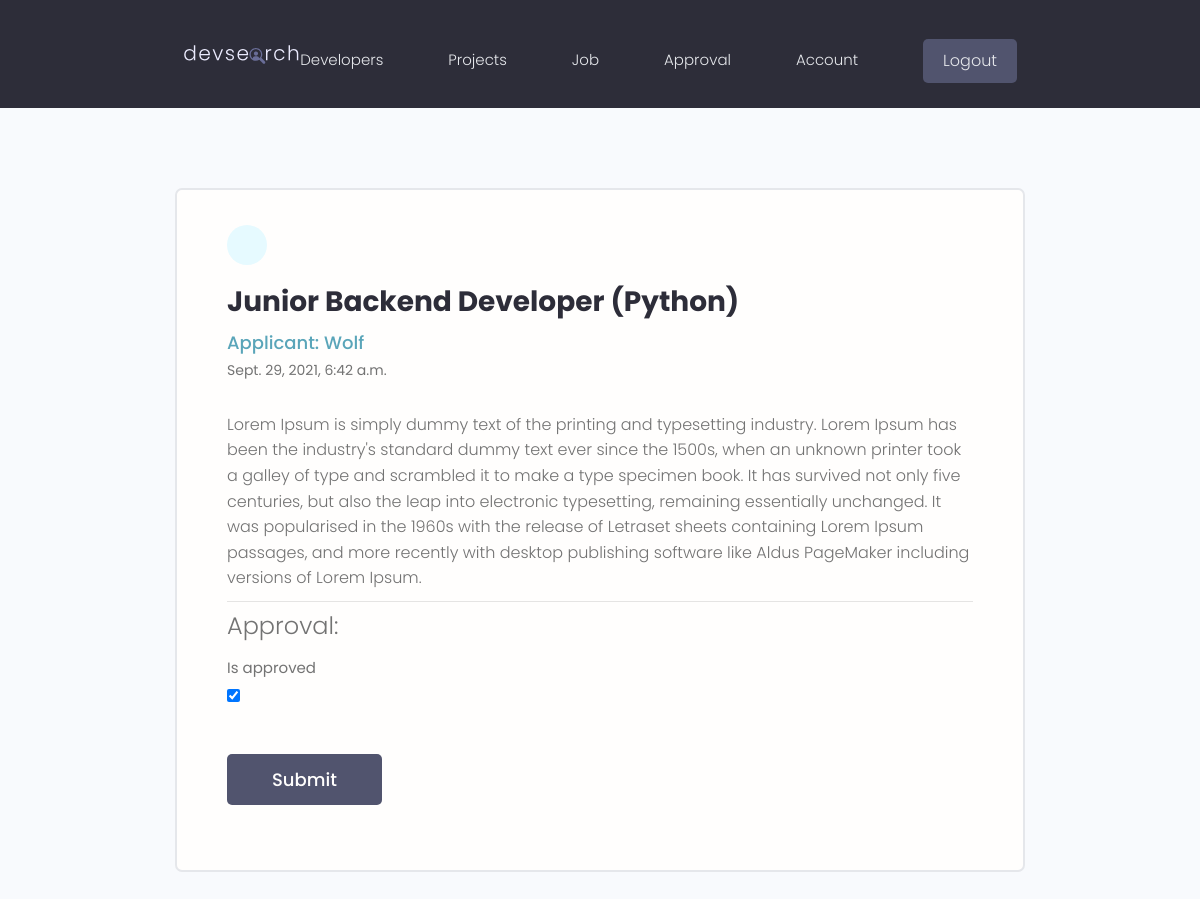
The app's page /jobs/approvedJob/33d49521-72af-4ef6-86bd-e905eb9f9936 (signed in) with its own data.
### jobs/models.py (models this page shows, shortened)
class Application(models.Model):
    jobpost = models.ForeignKey(
        JobPost, on_delete=models.CASCADE, null=True, blank=True)
    applicant = models.ForeignKey(
        Student, on_delete=models.CASCADE, null=True, blank=True)
    is_approved = models.BooleanField(default=False)
    is_checked = models.ForeignKey(
        Lecture, on_delete=models.SET_NULL, null=True, blank=True)
    description = models.TextField(blank=True, null=True)
    updated = models.DateTimeField(auto_now=True, auto_now_add=False)
    date_applied = models.DateTimeField(auto_now=False, auto_now_add=True)
    archived = models.BooleanField(default=False, editable=False)
    id = models.UUIDField(default=uuid.uuid4, unique=True,
                          primary_key=True, editable=False)
    class Meta:
        ordering = ["-date_applied", "-updated"]

class JobPost(models.Model):
    title = models.CharField(max_length=255)
    job_image = models.ImageField(
        null=True, blank=True, upload_to='jobs/', default="profiles/user-default.png")
    author = models.ForeignKey(
        Lecture, null=True, blank=True, on_delete=models.CASCADE)
    company_name = models.CharField(max_length=255, null=True, blank=True)
    company_location = models.CharField(max_length=255, null=True, blank=True)
    company_phone = models.CharField(max_length=255, null=True, blank=True)
    company_email = models.CharField(max_length=255, null=True, blank=True)
    jobs_desc = models.TextField(max_length=10000, null=True, blank=True)
    jobs_tags = models.ManyToManyField(
        'Need', blank=True, related_name='needs')
    jobs_required = models.IntegerField(null=True, blank=True, default=1)
    updated = models.DateTimeField(auto_now=True, auto_now_add=False)
    timestamp = models.DateTimeField(auto_now=False, auto_now_add=True)
    archived = models.BooleanField(default=False, editable=True)
    id = models.UUIDField(default=uuid.uuid4, unique=True,
                          primary_key=True, editable=False)
    def __str__(self):
        return self.title
    class Meta:
        ordering = ["-timestamp", "-updated"]

### users/models.py (models this page shows)
class Student(models.Model):
    user = models.OneToOneField(
        User, on_delete=models.CASCADE, primary_key=True, related_name='profile', blank=True)
    email = models.EmailField(max_length=255, blank=True, null=True)
    username = models.CharField(max_length=255, blank=True, null=True)
    location = models.CharField(max_length=200, blank=True, null=True)
    short_intro = models.CharField(max_length=200, blank=True, null=True)
    bio = models.TextField(blank=True, null=True)
    profile_image = models.ImageField(
        null=True, blank=True, upload_to='profiles/', default="profiles/user-default.png")
    social_github = models.CharField(max_length=255, blank=True, null=True)
    social_twitter = models.CharField(max_length=255, blank=True, null=True)
    social_linkedin = models.CharField(max_length=255, blank=True, null=True)
    social_youtube = models.CharField(max_length=255, blank=True, null=True)
    social_website = models.CharField(max_length=255, blank=True, null=True)
    created = models.DateTimeField(auto_now_add=True)
    id = models.UUIDField(default=uuid.uuid4, editable=False, unique=True)
    def __str__(self):
        return str(self.user)

class User(AbstractUser):
    is_student = models.BooleanField(default=False)
    is_lecture = models.BooleanField(default=False)
    first_name = models.CharField(max_length=255)
    last_name = models.CharField(max_length=255)

### jobs/views.py (the view, shortened to what this page needs)
# urls.py: path('approvedJob/<str:pk>', views.approvedJob, name='approvedJob'),
@login_required(login_url='login')
def approvedJob(request, pk):
    profile = Lecture.objects.get(user=request.user)
    application = Application.objects.get(id=pk)
    form = LectureApplicationForm(instance=application)
    if application.is_approved == False:
        application.is_approved = True
        application.save()
    context = {'application': application, 'form': form}
    return render(request, 'jobs/singleApp.html', context)

### jobs/forms.py
class LectureApplicationForm(ModelForm):
    class Meta:
        model = Application
        fields = ['is_approved']
    def __init__(self, *args, **kwargs):
        super(LectureApplicationForm, self).__init__(*args, **kwargs)
        for name, field in self.fields.items():
            field.widget.attrs.update({'class': 'input'})

### jobs/templates/jobs/singleApp.html (shortened to what this page needs)
{% extends 'main.html' %}
{% block content %}
  <main class="messagePage my-xl">
    <div class="content-box">
      <div class="message">
        <a class="backButton" href="{% url 'approvedJobs' %}"></a>
        <h2 class="message__subject">{{application.jobpost}}</h4>
          <a href="profile.html" class="message__author">Applicant: {{application.applicant}}</a>
          <p class="message__date">{{application.date_applied}}</p>
          <div class="message__body">
            {{application.description|linebreaks}}
          </div>
            <hr>
          <h5>Approval:</h5>
          <form class="form" method="POST">
            {% for field in form %}
            <div class="form__field">
                <label for="formInput#text">{{field.label}}</label>
                {{field}}
            </div>
            {% endfor %}
            <input class="btn btn--sub btn--lg  my-md" type="submit" value="Submit" />
        </form>
      </div>
    </div>
  </main>
{% endblock content %}

### static/styles/app.css (style rules this page uses)
:root { --color-sub: #2d2d39; }
.btn--sub { background-color: var(--color-sub-light); }
.content-box { width: 95%; max-width: 85rem; margin: 0 auto; }
.message { padding: 2.5rem 0; }
.message > a { display: flex; gap: 1rem; }
.message__author, .message__date { flex-basis: 25%; }
.message__subject { flex-basis: 50%; }
.message__date { text-align: right; }
.messagePage .message { list-style: none; background: var(--color-white); padding: 3.5rem 5rem; border: 2px solid var(--color-light); border-radius: 0.7rem; }
.messagePage .message__subject { font-size: 2.8rem; color: var(--color-sub); margin-bottom: 1rem; margin-top: 2rem; }
.messagePage .message__author { font-size: 1.8rem; font-weight: 500; }
.messagePage .message__date { font-size: 1.4rem; font-weight: 400; text-align: left; margin-bottom: 3rem; }
.backButton { background: var(--color-main-light); color: var(--color-main); width: 4rem; height: 4rem; display: flex; align-items: center; justify-content: center; border-radius: 50%; }

### static/uikit/styles/modules/_variables.css (style rules this page uses)
:root { --color-main: #5aa5b9; --color-main-light: #e6faff; --color-sub: #3f4156; --color-sub-light: #51546e; --color-sub-lighter: #ededfd; --color-text: #737373; --color-gray: #8b8b8b; --color-light: #e5e7eb; --color-light-gray: #767676; --color-bg: #f8fafd; --color-white: #fffefd; --color-white-light: #f3f3f3; --color-success: #359e64; --color-success-bg: #def8e8; --color-error: #fc4b0b; --color-error-bg: #fff2ee; --font-base: 'Poppins', arial, helvetica, 'Segoe UI', roboto, ubuntu, sans-serif; --font-monospace: 'Fira Code', 'Courier New', courier, monospace; --font-regular: 300; --font-medium: 500; --font-bold: 700; --generic-shadow: 1px 1px 5px #00000010; --generic-transition: all 0.3s ease-in-out; }

### static/uikit/styles/modules/_base.css (style rules this page uses)
* { margin: 0; padding: 0; box-sizing: border-box; text-rendering: optimizeLegibility; color: inherit; font-size: inherit; }
html { font-size: 50%; }
@media only screen and (min-width: 480px) { html { font-size: 56.25%; } }
@media only screen and (min-width: 1200px) { html { font-size: 62.5%; } }
body { line-height: 1.6; font-weight: 400; font-size: 1.5rem; color: var(--color-text); background-color: var(--color-bg); min-height: 100vh; }

### static/uikit/styles/modules/_typography.css (style rules this page uses)
* { font-family: var(--font-base); }
h2 { font-size: 3.6rem; font-weight: var(--font-bold); }
h5 { font-size: 2.4rem; font-weight: var(--font-medium); }
h5, h6 { font-weight: var(--font-regular); }
p, span, strong { font-size: 1.6rem; color: var(--color-text); font-weight: var(--font-regular); }
a { padding-bottom: 2px; text-decoration: none; display: inline-block; color: var(--color-main); font-weight: var(--font-medium); }

### static/uikit/styles/modules/_utilities.css (style rules this page uses)
.my-md { margin: 3rem auto; }
.my-xl { margin: 8rem auto; }

### static/uikit/styles/modules/_button.css (style rules this page uses)
.btn { display: inline-block; position: relative; cursor: pointer; background-color: var(--color-light); font-weight: var(--font-medium); color: var(--color-sub); text-decoration: none; padding: 1rem 2rem; border-radius: 0.5rem; border: none; width: -webkit-fit-content; width: -moz-fit-content; width: fit-content; height: -webkit-fit-content; height: -moz-fit-content; height: fit-content; font-size: 1.6rem; outline-width: 0; outline-color: transparent; -webkit-backface-visibility: hidden; backface-visibility: hidden; transition: all 0.3s ease-in-out; }
.btn--sub { background-color: var(--color-sub); color: var(--color-white); }
.btn--lg { font-size: 1.8rem; padding: 1.2rem 4.5rem; }

### static/uikit/styles/modules/_form.css (style rules this page uses)
.form { display: block; }
.form__field { margin-top: 1.5rem; margin-bottom: 1.5rem; }
.form__label, .form__field > label { display: block; margin-bottom: 0.5rem; color: var(--color-text); }

### records on screen
Application: jobpost "Junior Backend Developer (Python)", applicant "Wolf", date_applied "Sept. 29, 2021, 6:42 a.m.", description "Lorem Ipsum is simply dummy text of the printing and typesetting industry. Lorem Ipsum has been the industry's standard dummy text ever since the 1500s, when an unknown printer took a galley of type and scrambled it to make a type specimen book. It has survived not only five centuries, but also the leap into electronic typesetting, remaining essentially unchanged. It was popularised in the 1960s with the release of Letraset sheets containing Lorem Ipsum passages, and more recently with desktop publishing software like Aldus PageMaker including versions of Lorem Ipsum.", form "☑"

### other values on screen
{{ field.label }} "Is approved"
